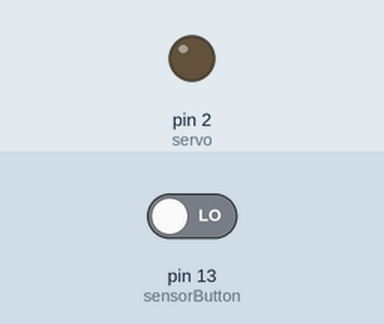
This sketch was run on a simulated Arduino Uno, built with avr-gcc and run on an emulated ATmega328P. On the bench: output pins drawn as LEDs (lit = HIGH). Inputs (shaded band) come from the test bench; at power-on: pin 13 (sensorButton) LOW.

Above: at 1.2 s.
1.3 s: pin 13 (sensorButton) driven HIGH
At 1.8 s:
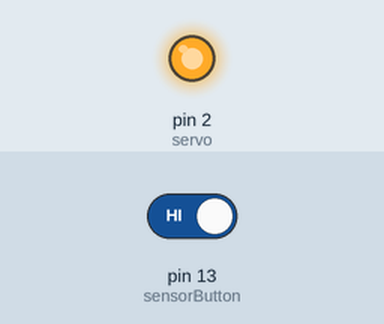
2.8 s: pin 13 (sensorButton) driven LOW
At 4.1 s:
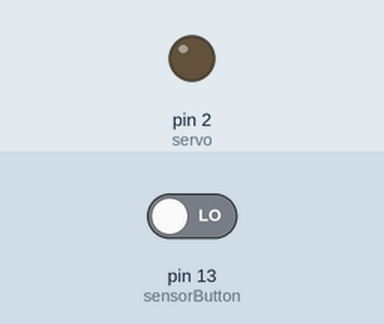
Timing chart, 0 to 5.8 s (numbered marks = the images above; inputs shaded):
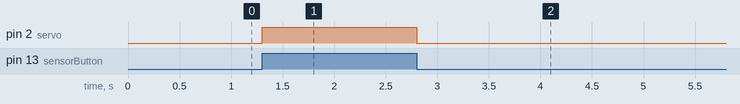

Measured:
- after the input at 1.3 s, pin 2 (servo): LOW → HIGH at once
- after the input at 2.8 s, pin 2 (servo): HIGH → LOW at once

The sketch:

h_Button_con_Motor_de_Corriente_Continua__-__Ricardo_Gloria_.ino
```cpp
int servo = 2;
int sensorButton = 13;

void setup() {
  // put your setup code here, to run once:
  pinMode(servo, OUTPUT);
  pinMode(sensorButton, INPUT);
  Serial.begin(115200);
}

void loop() {
  // put your main code here, to run repeatedly:
  // Move the DC motor forward at maximum speed
  digitalWrite(servo, digitalRead(sensorButton));
}
```
